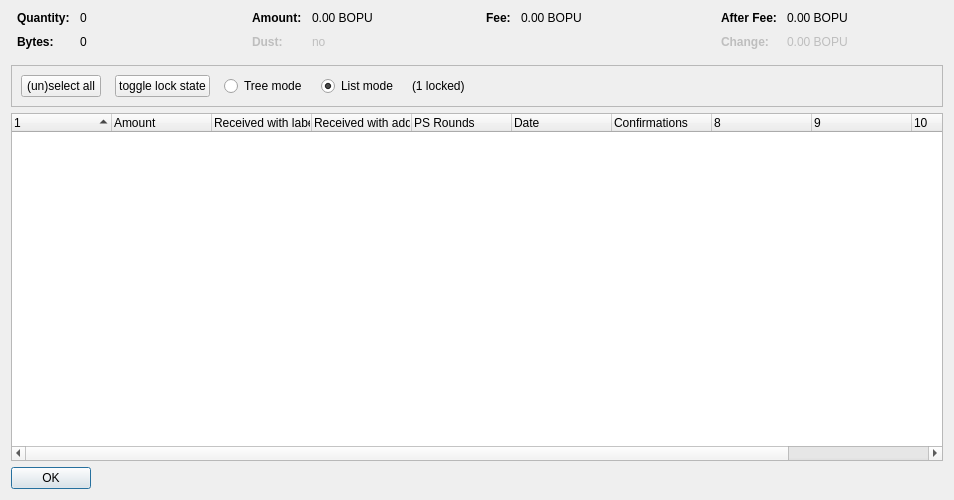
<?xml version="1.0" encoding="UTF-8"?>
<ui version="4.0">
 <class>CoinControlDialog</class>
 <widget class="QDialog" name="CoinControlDialog">
  <property name="geometry">
   <rect>
    <x>0</x>
    <y>0</y>
    <width>954</width>
    <height>500</height>
   </rect>
  </property>
  <property name="windowTitle">
   <string>Coin Selection</string>
  </property>
  <layout class="QVBoxLayout" name="verticalLayout">
   <item>
    <layout class="QHBoxLayout" name="horizontalLayoutTop" stretch="0,0,0,0">
     <property name="topMargin">
      <number>0</number>
     </property>
     <property name="bottomMargin">
      <number>10</number>
     </property>
     <item>
      <layout class="QFormLayout" name="formLayoutCoinControl1">
       <property name="horizontalSpacing">
        <number>10</number>
       </property>
       <property name="verticalSpacing">
        <number>10</number>
       </property>
       <property name="leftMargin">
        <number>6</number>
       </property>
       <property name="rightMargin">
        <number>6</number>
       </property>
       <item row="0" column="0">
        <widget class="QLabel" name="labelCoinControlQuantityText">
         <property name="font">
          <font>
           <weight>75</weight>
           <bold>true</bold>
          </font>
         </property>
         <property name="text">
          <string>Quantity:</string>
         </property>
        </widget>
       </item>
       <item row="0" column="1">
        <widget class="QLabel" name="labelCoinControlQuantity">
         <property name="cursor">
          <cursorShape>IBeamCursor</cursorShape>
         </property>
         <property name="contextMenuPolicy">
          <enum>Qt::ActionsContextMenu</enum>
         </property>
         <property name="text">
          <string notr="true">0</string>
         </property>
         <property name="textInteractionFlags">
          <set>Qt::LinksAccessibleByMouse|Qt::TextSelectableByKeyboard|Qt::TextSelectableByMouse</set>
         </property>
        </widget>
       </item>
       <item row="1" column="0">
        <widget class="QLabel" name="labelCoinControlBytesText">
         <property name="font">
          <font>
           <weight>75</weight>
           <bold>true</bold>
          </font>
         </property>
         <property name="text">
          <string>Bytes:</string>
         </property>
        </widget>
       </item>
       <item row="1" column="1">
        <widget class="QLabel" name="labelCoinControlBytes">
         <property name="cursor">
          <cursorShape>IBeamCursor</cursorShape>
         </property>
         <property name="contextMenuPolicy">
          <enum>Qt::ActionsContextMenu</enum>
         </property>
         <property name="text">
          <string notr="true">0</string>
         </property>
         <property name="textInteractionFlags">
          <set>Qt::LinksAccessibleByMouse|Qt::TextSelectableByKeyboard|Qt::TextSelectableByMouse</set>
         </property>
        </widget>
       </item>
      </layout>
     </item>
     <item>
      <layout class="QFormLayout" name="formLayoutCoinControl2">
       <property name="horizontalSpacing">
        <number>10</number>
       </property>
       <property name="verticalSpacing">
        <number>10</number>
       </property>
       <property name="leftMargin">
        <number>6</number>
       </property>
       <property name="rightMargin">
        <number>6</number>
       </property>
       <item row="0" column="0">
        <widget class="QLabel" name="labelCoinControlAmountText">
         <property name="font">
          <font>
           <weight>75</weight>
           <bold>true</bold>
          </font>
         </property>
         <property name="text">
          <string>Amount:</string>
         </property>
        </widget>
       </item>
       <item row="0" column="1">
        <widget class="QLabel" name="labelCoinControlAmount">
         <property name="cursor">
          <cursorShape>IBeamCursor</cursorShape>
         </property>
         <property name="contextMenuPolicy">
          <enum>Qt::ActionsContextMenu</enum>
         </property>
         <property name="text">
          <string notr="true">0.00 BOPU</string>
         </property>
         <property name="textInteractionFlags">
          <set>Qt::LinksAccessibleByMouse|Qt::TextSelectableByKeyboard|Qt::TextSelectableByMouse</set>
         </property>
        </widget>
       </item>
       <item row="1" column="0">
        <widget class="QLabel" name="labelCoinControlLowOutputText">
         <property name="enabled">
          <bool>false</bool>
         </property>
         <property name="font">
          <font>
           <weight>75</weight>
           <bold>true</bold>
          </font>
         </property>
         <property name="text">
          <string>Dust:</string>
         </property>
        </widget>
       </item>
       <item row="1" column="1">
        <widget class="QLabel" name="labelCoinControlLowOutput">
         <property name="enabled">
          <bool>false</bool>
         </property>
         <property name="cursor">
          <cursorShape>IBeamCursor</cursorShape>
         </property>
         <property name="contextMenuPolicy">
          <enum>Qt::ActionsContextMenu</enum>
         </property>
         <property name="text">
          <string notr="true">no</string>
         </property>
         <property name="textInteractionFlags">
          <set>Qt::LinksAccessibleByMouse|Qt::TextSelectableByKeyboard|Qt::TextSelectableByMouse</set>
         </property>
        </widget>
       </item>
      </layout>
     </item>
     <item>
      <layout class="QFormLayout" name="formLayoutCoinControl3">
       <property name="horizontalSpacing">
        <number>10</number>
       </property>
       <property name="verticalSpacing">
        <number>10</number>
       </property>
       <property name="leftMargin">
        <number>6</number>
       </property>
       <property name="rightMargin">
        <number>6</number>
       </property>
       <item row="0" column="0">
        <widget class="QLabel" name="labelCoinControlFeeText">
         <property name="font">
          <font>
           <weight>75</weight>
           <bold>true</bold>
          </font>
         </property>
         <property name="text">
          <string>Fee:</string>
         </property>
        </widget>
       </item>
       <item row="0" column="1">
        <widget class="QLabel" name="labelCoinControlFee">
         <property name="cursor">
          <cursorShape>IBeamCursor</cursorShape>
         </property>
         <property name="contextMenuPolicy">
          <enum>Qt::ActionsContextMenu</enum>
         </property>
         <property name="text">
          <string notr="true">0.00 BOPU</string>
         </property>
         <property name="textInteractionFlags">
          <set>Qt::LinksAccessibleByMouse|Qt::TextSelectableByKeyboard|Qt::TextSelectableByMouse</set>
         </property>
        </widget>
       </item>
      </layout>
     </item>
     <item>
      <layout class="QFormLayout" name="formLayoutCoinControl4">
       <property name="horizontalSpacing">
        <number>10</number>
       </property>
       <property name="verticalSpacing">
        <number>10</number>
       </property>
       <property name="leftMargin">
        <number>6</number>
       </property>
       <property name="rightMargin">
        <number>6</number>
       </property>
       <item row="0" column="0">
        <widget class="QLabel" name="labelCoinControlAfterFeeText">
         <property name="font">
          <font>
           <weight>75</weight>
           <bold>true</bold>
          </font>
         </property>
         <property name="text">
          <string>After Fee:</string>
         </property>
        </widget>
       </item>
       <item row="0" column="1">
        <widget class="QLabel" name="labelCoinControlAfterFee">
         <property name="cursor">
          <cursorShape>IBeamCursor</cursorShape>
         </property>
         <property name="contextMenuPolicy">
          <enum>Qt::ActionsContextMenu</enum>
         </property>
         <property name="text">
          <string notr="true">0.00 BOPU</string>
         </property>
         <property name="textInteractionFlags">
          <set>Qt::LinksAccessibleByMouse|Qt::TextSelectableByKeyboard|Qt::TextSelectableByMouse</set>
         </property>
        </widget>
       </item>
       <item row="1" column="0">
        <widget class="QLabel" name="labelCoinControlChangeText">
         <property name="enabled">
          <bool>false</bool>
         </property>
         <property name="font">
          <font>
           <weight>75</weight>
           <bold>true</bold>
          </font>
         </property>
         <property name="text">
          <string>Change:</string>
         </property>
        </widget>
       </item>
       <item row="1" column="1">
        <widget class="QLabel" name="labelCoinControlChange">
         <property name="enabled">
          <bool>false</bool>
         </property>
         <property name="cursor">
          <cursorShape>IBeamCursor</cursorShape>
         </property>
         <property name="contextMenuPolicy">
          <enum>Qt::ActionsContextMenu</enum>
         </property>
         <property name="text">
          <string notr="true">0.00 BOPU</string>
         </property>
         <property name="textInteractionFlags">
          <set>Qt::LinksAccessibleByMouse|Qt::TextSelectableByKeyboard|Qt::TextSelectableByMouse</set>
         </property>
        </widget>
       </item>
      </layout>
     </item>
    </layout>
   </item>
   <item>
    <widget class="QFrame" name="frame">
     <property name="minimumSize">
      <size>
       <width>0</width>
       <height>40</height>
      </size>
     </property>
     <property name="frameShape">
      <enum>QFrame::StyledPanel</enum>
     </property>
     <property name="frameShadow">
      <enum>QFrame::Sunken</enum>
     </property>
     <layout class="QHBoxLayout" name="horizontalLayout">
      <item>
       <layout class="QHBoxLayout" name="horizontalLayoutPanel" stretch="0,0,0,0,0,0">
        <property name="spacing">
         <number>14</number>
        </property>
        <item>
         <widget class="QPushButton" name="pushButtonSelectAll">
          <property name="sizePolicy">
           <sizepolicy hsizetype="Maximum" vsizetype="Fixed">
            <horstretch>0</horstretch>
            <verstretch>0</verstretch>
           </sizepolicy>
          </property>
          <property name="text">
           <string>(un)select all</string>
          </property>
          <property name="autoDefault">
           <bool>false</bool>
          </property>
         </widget>
        </item>
        <item>
         <widget class="QPushButton" name="pushButtonToggleLock">
          <property name="sizePolicy">
           <sizepolicy hsizetype="Maximum" vsizetype="Fixed">
            <horstretch>0</horstretch>
            <verstretch>0</verstretch>
           </sizepolicy>
          </property>
          <property name="text">
           <string>toggle lock state</string>
          </property>
          <property name="autoDefault">
           <bool>false</bool>
          </property>
         </widget>
        </item>
        <item>
         <widget class="QRadioButton" name="radioTreeMode">
          <property name="sizePolicy">
           <sizepolicy hsizetype="Maximum" vsizetype="Fixed">
            <horstretch>0</horstretch>
            <verstretch>0</verstretch>
           </sizepolicy>
          </property>
          <property name="text">
           <string>Tree mode</string>
          </property>
         </widget>
        </item>
        <item>
         <widget class="QRadioButton" name="radioListMode">
          <property name="sizePolicy">
           <sizepolicy hsizetype="Maximum" vsizetype="Fixed">
            <horstretch>0</horstretch>
            <verstretch>0</verstretch>
           </sizepolicy>
          </property>
          <property name="text">
           <string>List mode</string>
          </property>
          <property name="checked">
           <bool>true</bool>
          </property>
         </widget>
        </item>
        <item>
         <widget class="QLabel" name="labelLocked">
          <property name="text">
           <string>(1 locked)</string>
          </property>
         </widget>
        </item>
        <item>
         <spacer name="horizontalSpacer">
          <property name="orientation">
           <enum>Qt::Horizontal</enum>
          </property>
          <property name="sizeHint" stdset="0">
           <size>
            <width>40</width>
            <height>20</height>
           </size>
          </property>
         </spacer>
        </item>
       </layout>
      </item>
     </layout>
    </widget>
   </item>
   <item>
    <widget class="CoinControlTreeWidget" name="treeWidget">
     <property name="contextMenuPolicy">
      <enum>Qt::CustomContextMenu</enum>
     </property>
     <property name="sortingEnabled">
      <bool>false</bool>
     </property>
     <property name="columnCount">
      <number>11</number>
     </property>
     <attribute name="headerShowSortIndicator" stdset="0">
      <bool>true</bool>
     </attribute>
     <attribute name="headerStretchLastSection">
      <bool>false</bool>
     </attribute>
     <column>
      <property name="text">
       <string/>
      </property>
     </column>
     <column>
      <property name="text">
       <string>Amount</string>
      </property>
     </column>
     <column>
      <property name="text">
       <string>Received with label</string>
      </property>
     </column>
     <column>
      <property name="text">
       <string>Received with address</string>
      </property>
     </column>
     <column>
      <property name="text">
       <string>PS Rounds</string>
      </property>
     </column>
     <column>
      <property name="text">
       <string>Date</string>
      </property>
     </column>
     <column>
      <property name="text">
       <string>Confirmations</string>
      </property>
      <property name="toolTip">
       <string>Confirmed</string>
      </property>
     </column>
     <column>
      <property name="text">
       <string/>
      </property>
     </column>
     <column>
      <property name="text">
       <string/>
      </property>
     </column>
     <column>
      <property name="text">
       <string/>
      </property>
     </column>
     <column>
      <property name="text">
       <string/>
      </property>
     </column>
    </widget>
   </item>
   <item>
    <widget class="QDialogButtonBox" name="buttonBox">
     <property name="sizePolicy">
      <sizepolicy hsizetype="Maximum" vsizetype="Fixed">
       <horstretch>0</horstretch>
       <verstretch>0</verstretch>
      </sizepolicy>
     </property>
     <property name="orientation">
      <enum>Qt::Horizontal</enum>
     </property>
     <property name="standardButtons">
      <set>QDialogButtonBox::Ok</set>
     </property>
    </widget>
   </item>
  </layout>
 </widget>
 <customwidgets>
  <customwidget>
   <class>CoinControlTreeWidget</class>
   <extends>QTreeWidget</extends>
   <header>coincontroltreewidget.h</header>
  </customwidget>
 </customwidgets>
 <resources/>
 <connections/>
</ui>
